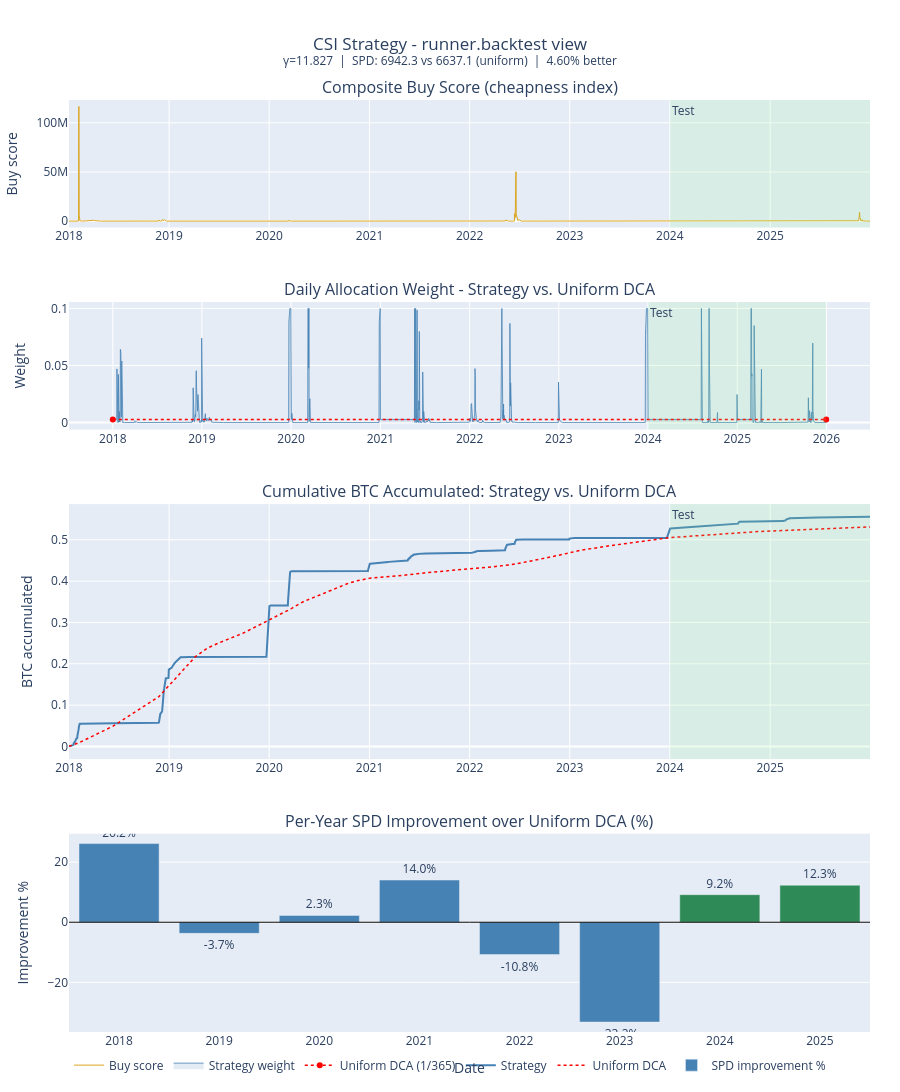

This figure's notebook cell:
### Code cell
from stacksats import UniformStrategy
from src import strategy_utils

csi_yearly      = []
uniform_yearly  = []
uniform_strategy = UniformStrategy()

all_years = sorted(full_eval_df["date"].dt.year.unique())
for year in all_years:
    csi_yr = strategy_utils.export_one_year(csi_strategy, btc_df_pl, year, runner)
    if csi_yr is not None:
        csi_yearly.append(csi_yr)
    uni_yr = strategy_utils.export_one_year(uniform_strategy, btc_df_pl, year, runner)
    if uni_yr is not None:
        uniform_yearly.append(uni_yr)

csi_all     = pl.concat(csi_yearly).rename({"weight": "csi_weight"})
uniform_all = pl.concat(uniform_yearly).rename({"weight": "baseline_weight"})

merged_runner = (
    csi_all.select(["date", "price_usd", "csi_weight"])
    .join(uniform_all.select(["date", "baseline_weight"]), on="date", how="inner")
    .sort("date")
    .with_columns(pl.col("date").cast(pl.Date).dt.year().alias("year"))
)

merged_runner = merged_runner.with_columns([
    (pl.col("csi_weight")      * src_config.TOTAL_BUDGET_USD).alias("csi_usd"),
    (pl.col("baseline_weight") * src_config.TOTAL_BUDGET_USD).alias("baseline_usd"),
]).with_columns([
    (pl.col("csi_usd")      / pl.col("price_usd")).alias("btc_accum_csi"),
    (pl.col("baseline_usd") / pl.col("price_usd")).alias("btc_accum_baseline"),
]).with_columns([
    (pl.col("btc_accum_csi")      * 100_000_000).alias("sats_accum_csi"),
    (pl.col("btc_accum_baseline") * 100_000_000).alias("sats_accum_baseline"),
])

# Per-year SPD improvement (Panel 4 equivalent)
spd_by_year = (
    merged_runner
    .group_by("year")
    .agg([
        (pl.col("csi_weight")      / pl.col("price_usd")).sum().alias("spd_csi"),
        (pl.col("baseline_weight") / pl.col("price_usd")).sum().alias("spd_baseline"),
    ])
    .with_columns(((pl.col("spd_csi") / pl.col("spd_baseline") - 1) * 100).alias("improvement_pct"))
    .sort("year")
)

total_dynamic_btc  = merged_runner["btc_accum_csi"].sum()
total_baseline_btc = merged_runner["btc_accum_baseline"].sum()
n_years            = merged_runner["year"].n_unique()
total_spend_usd    = src_config.TOTAL_BUDGET_USD * n_years

sats_per_dollar_dynamic  = (total_dynamic_btc  / total_spend_usd) * 100_000_000
sats_per_dollar_baseline = (total_baseline_btc / total_spend_usd) * 100_000_000
pct_diff = (total_dynamic_btc - total_baseline_btc) / total_baseline_btc * 100
label    = "better" if pct_diff > 0 else "worse"

print(f"Total BTC, CSI:     {total_dynamic_btc:.6f}  (${total_spend_usd:.0f} deployed)")
print(f"Total BTC, Uniform: {total_baseline_btc:.6f}")
print(f"SPD, CSI:           {sats_per_dollar_dynamic:.2f}")
print(f"SPD, Uniform:       {sats_per_dollar_baseline:.2f}")
print(f"CSI {abs(pct_diff):.2f}% {label} than Uniform")
print(spd_by_year)

# --- Recompute buy scores for Panel 1 (batch, from opt params) ---
runner_scores = compute_scores(full_eval_df, opt_logits, opt_exponent)

plot_pd     = merged_runner.to_pandas()
plot_pd["date"] = pd.to_datetime(plot_pd["date"])
runner_dates    = pd.to_datetime(plot_pd["date"].to_numpy())
runner_weights  = plot_pd["csi_weight"].to_numpy()
runner_prices   = plot_pd["price_usd"].to_numpy()
dca_weight      = 1.0 / WINDOW_SIZE

btc_per_day_strat = runner_weights  * src_config.TOTAL_BUDGET_USD / runner_prices
btc_per_day_dca   = dca_weight      * src_config.TOTAL_BUDGET_USD / runner_prices
cum_strat_r = np.cumsum(btc_per_day_strat)
cum_dca_r   = np.cumsum(btc_per_day_dca)

# Bar data from spd_by_year
spd_pd      = spd_by_year.to_pandas().sort_values("year")
bar_labels_r = [str(y) for y in spd_pd["year"]]
bar_colors_r = ["steelblue" if y <= 2023 else "seagreen" for y in spd_pd["year"]]

fig2 = make_subplots(
    rows=4, cols=1,
    subplot_titles=[
        "Composite Buy Score (cheapness index)",
        "Daily Allocation Weight - Strategy vs. Uniform DCA",
        "Cumulative BTC Accumulated: Strategy vs. Uniform DCA",
        "Per-Year SPD Improvement over Uniform DCA (%)",
    ],
    vertical_spacing=0.08,
    row_heights=[0.18, 0.18, 0.36, 0.28],
)

fig2.add_trace(go.Scatter(x=runner_dates, y=runner_scores,
    name="Buy score", line=dict(color="goldenrod", width=1)), row=1, col=1)

fig2.add_trace(go.Scatter(x=runner_dates, y=runner_weights,
    name="Strategy weight", line=dict(color="steelblue", width=0.8),
    fill="tozeroy", fillcolor="rgba(70,130,180,0.15)"), row=2, col=1)
fig2.add_trace(go.Scatter(
    x=[runner_dates.min(), runner_dates.max()], y=[dca_weight, dca_weight],
    name=f"Uniform DCA (1/365)", line=dict(color="red", dash="dot", width=1.5)), row=2, col=1)

fig2.add_trace(go.Scatter(x=runner_dates, y=cum_strat_r,
    name="Strategy", line=dict(color="steelblue", width=2)), row=3, col=1)
fig2.add_trace(go.Scatter(x=runner_dates, y=cum_dca_r,
    name="Uniform DCA", line=dict(color="red", dash="dot", width=1.5)), row=3, col=1)

for row_i in [1, 2, 3]:
    fig2.add_vrect(x0=TEST_START, x1=str(runner_dates.max().date()),
        fillcolor="lightgreen", opacity=0.15, line_width=0,
        annotation_text="Test", annotation_position="top left", row=row_i, col=1)

fig2.add_trace(go.Bar(
    x=bar_labels_r, y=spd_pd["improvement_pct"],
    marker_color=bar_colors_r,
    text=[f"{v:.1f}%" for v in spd_pd["improvement_pct"]],
    textposition="outside", name="SPD improvement %"), row=4, col=1)
fig2.add_hline(y=0, line_color="black", line_width=1, row=4, col=1)

fig2.update_layout(
    title=dict(text=(
        f"CSI Strategy - runner.backtest view<br>"
        f"<sup>γ={opt_exponent:.3f}  |  "
        f"SPD: {sats_per_dollar_dynamic:.1f} vs {sats_per_dollar_baseline:.1f} (uniform)  |  "
        f"{abs(pct_diff):.2f}% {label}</sup>"
    ), x=0.5),
    height=1700,
    legend=dict(orientation="h", y=-0.02),
    margin=dict(l=60, r=30, t=100, b=60),
)
fig2.update_yaxes(title_text="Buy score",        row=1, col=1)
fig2.update_yaxes(title_text="Weight",           row=2, col=1)
fig2.update_yaxes(title_text="BTC accumulated",  row=3, col=1)
fig2.update_yaxes(title_text="Improvement %",    row=4, col=1)
fig2.update_xaxes(title_text="Date",             row=4, col=1)
fig2.show()

### Figure 1 — Plotly figure (JSON) as saved in the notebook; plotly's stock layout.template omitted (floating-point values rounded to 4 significant figures; data arrays with more than 128 entries replaced by an {"elided": "..."} marker saying what was removed)
{"data": [{"line": {"color": "goldenrod", "width": 1}, "name": "Buy score", "type": "scatter", "x": {"elided": "2920 str values"}, "xaxis": "x", "y": {"elided": "2920 float values"}, "yaxis": "y"}, {"fill": "tozeroy", "fillcolor": "rgba(70,130,180,0.15)", "line": {"color": "steelblue", "width": 0.8}, "name": "Strategy weight", "type": "scatter", "x": {"elided": "2920 str values"}, "xaxis": "x2", "y": {"elided": "2920 float values"}, "yaxis": "y2"}, {"line": {"color": "red", "dash": "dot", "width": 1.5}, "name": "Uniform DCA (1/365)", "type": "scatter", "x": ["2018-01-01T00:00:00", "2025-12-31T00:00:00"], "xaxis": "x2", "y": [0.00274, 0.00274], "yaxis": "y2"}, {"line": {"color": "steelblue", "width": 2}, "name": "Strategy", "type": "scatter", "x": {"elided": "2920 str values"}, "xaxis": "x3", "y": {"elided": "2920 float values"}, "yaxis": "y3"}, {"line": {"color": "red", "dash": "dot", "width": 1.5}, "name": "Uniform DCA", "type": "scatter", "x": {"elided": "2920 str values"}, "xaxis": "x3", "y": {"elided": "2920 float values"}, "yaxis": "y3"}, {"marker": {"color": ["steelblue", "steelblue", "steelblue", "steelblue", "steelblue", "steelblue", "seagreen", "seagreen"]}, "name": "SPD improvement %", "text": ["26.2%", "-3.7%", "2.3%", "14.0%", "-10.8%", "-33.2%", "9.2%", "12.3%"], "textposition": "outside", "type": "bar", "x": ["2018", "2019", "2020", "2021", "2022", "2023", "2024", "2025"], "xaxis": "x4", "y": [26.16, -3.701, 2.268, 14.05, -10.75, -33.21, 9.17, 12.31], "yaxis": "y4"}], "layout": {"annotations": [{"font": {"size": 16}, "showarrow": false, "text": "Composite Buy Score (cheapness index)", "x": 0.5, "xanchor": "center", "xref": "paper", "y": 1, "yanchor": "bottom", "yref": "paper"}, {"font": {"size": 16}, "showarrow": false, "text": "Daily Allocation Weight - Strategy vs. Uniform DCA", "x": 0.5, "xanchor": "center", "xref": "paper", "y": 0.7832, "yanchor": "bottom", "yref": "paper"}, {"font": {"size": 16}, "showarrow": false, "text": "Cumulative BTC Accumulated: Strategy vs. Uniform DCA", "x": 0.5, "xanchor": "center", "xref": "paper", "y": 0.5664, "yanchor": "bottom", "yref": "paper"}, {"font": {"size": 16}, "showarrow": false, "text": "Per-Year SPD Improvement over Uniform DCA (%)", "x": 0.5, "xanchor": "center", "xref": "paper", "y": 0.2128, "yanchor": "bottom", "yref": "paper"}, {"showarrow": false, "text": "Test", "x": "2024-01-01", "xanchor": "left", "xref": "x", "y": 1, "yanchor": "top", "yref": "y domain"}, {"showarrow": false, "text": "Test", "x": "2024-01-01", "xanchor": "left", "xref": "x2", "y": 1, "yanchor": "top", "yref": "y2 domain"}, {"showarrow": false, "text": "Test", "x": "2024-01-01", "xanchor": "left", "xref": "x3", "y": 1, "yanchor": "top", "yref": "y3 domain"}], "height": 1700, "legend": {"orientation": "h", "y": -0.02}, "margin": {"b": 60, "l": 60, "r": 30, "t": 100}, "shapes": [{"fillcolor": "lightgreen", "line": {"width": 0}, "opacity": 0.15, "type": "rect", "x0": "2024-01-01", "x1": "2025-12-31", "xref": "x", "y0": 0, "y1": 1, "yref": "y domain"}, {"fillcolor": "lightgreen", "line": {"width": 0}, "opacity": 0.15, "type": "rect", "x0": "2024-01-01", "x1": "2025-12-31", "xref": "x2", "y0": 0, "y1": 1, "yref": "y2 domain"}, {"fillcolor": "lightgreen", "line": {"width": 0}, "opacity": 0.15, "type": "rect", "x0": "2024-01-01", "x1": "2025-12-31", "xref": "x3", "y0": 0, "y1": 1, "yref": "y3 domain"}, {"line": {"color": "black", "width": 1}, "type": "line", "x0": 0, "x1": 1, "xref": "x4 domain", "y0": 0, "y1": 0, "yref": "y4"}], "title": {"text": "CSI Strategy - runner.backtest view<br><sup>γ=11.827  |  SPD: 6942.3 vs 6637.1 (uniform)  |  4.60% better</sup>", "x": 0.5}, "xaxis": {"anchor": "y", "domain": [0, 1]}, "xaxis2": {"anchor": "y2", "domain": [0, 1]}, "xaxis3": {"anchor": "y3", "domain": [0, 1]}, "xaxis4": {"anchor": "y4", "domain": [0, 1], "title": {"text": "Date"}}, "yaxis": {"anchor": "x", "domain": [0.8632, 1], "title": {"text": "Buy score"}}, "yaxis2": {"anchor": "x2", "domain": [0.6464, 0.7832], "title": {"text": "Weight"}}, "yaxis3": {"anchor": "x3", "domain": [0.2928, 0.5664], "title": {"text": "BTC accumulated"}}, "yaxis4": {"anchor": "x4", "domain": [0, 0.2128], "title": {"text": "Improvement %"}}}}
